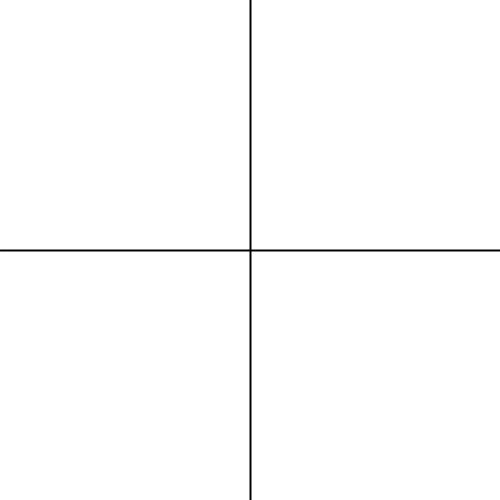
Frame 1 (no input)
Frame 60 (the mouse pressed at the canvas centre just before this capture): identical to frame 1, image omitted
Frame 120 (the mouse held since frame 60 and released just before this capture): identical to frame 1, image omitted

The Processing sketch that drew this single still picture (run headless with seeded random() and noise(); from frame 60 on, the mouse is pressed at the canvas centre):

// Processing sketch: OrdenaPonto
// ── OrdenaPonto.pde
void setup(){
  size(500, 500);
  background(255);
  stroke(0);
  strokeWeight(2);
  line(0, width / 2, height, width / 2);
  line(height / 2, 0, height / 2, width);
}

void draw(){
}

void mousePressed(){
  int n = (int) map(mouseX, 1, width, 3, 50);
  float averageX = 0, averageY = 0;
  Ponto vetp[] = new Ponto[n];
  background(255);
  stroke(0);
  strokeWeight(2);
  line(0, width / 2, height, width / 2);
  line(height / 2, 0, height / 2, width);
  for (int i = 0; i < vetp.length; i++){
    vetp[i] = new Ponto(random(-250, 250), random(-250, 250), i);
    vetp[i].getAngle();
    averageX += vetp[i].x;
    averageY += vetp[i].y;
    vetp[i].display();
  }
  
  stroke(0, 255, 0);
  strokeWeight(1);
  for (int i = 0; i < vetp.length - 1; i++){
    line(vetp[i].x + 250, vetp[i].y + 250, vetp[i + 1].x + 250, vetp[i + 1].y + 250);  
  }
  line(vetp[vetp.length - 1].x + 250, vetp[vetp.length - 1].y + 250, vetp[0].x + 250, vetp[0].y + 250);
  
  averageX /= n;
  averageY /= n;
  
  for (int i = 0; i < vetp.length; i++){
    vetp[i].x -= averageX;
    vetp[i].y -= averageY;
    vetp[i].getAngle();
    vetp[i].x += averageX;
    vetp[i].y += averageY;
  }
  
  int c = 1;
  while(c > 0){
    c = 0;
    for (int i = 0; i < vetp.length - 1; i++){
      if (vetp[i].o < vetp[i + 1].o){
      Ponto aux = vetp[i];
      vetp[i] = vetp[i + 1];
      vetp[i + 1] = aux;
      c++;
      }
    } 
  }
  
  stroke(0, 0, 255);
  strokeWeight(2);
  for (int i = 0; i < vetp.length - 1; i++){
    line(vetp[i].x + 250, vetp[i].y + 250, vetp[i + 1].x + 250, vetp[i + 1].y + 250);  
  }
  line(vetp[vetp.length - 1].x + 250, vetp[vetp.length - 1].y + 250, vetp[0].x + 250, vetp[0].y + 250);
    
}
// ── Ponto.pde
class Ponto{
  float x, y, o;
  int index;
  
  Ponto(float x_, float y_, int i_){
    x = x_;
    y = y_;
    index = i_ + 1;
  }
  
  void getAngle(){
    o = x / sqrt(x*x + y*y);
    o = acos(o) * 180 / PI;
      if (y < 0) {
      o = 360 - o;
      }
  }
  
  void display(){
  ellipseMode(CENTER);
  fill(255, 0, 0);
  noStroke();
  ellipse(x + 250, y + 250, 10, 10);
  int len = 16;
  textSize(len);
  text(index, x + 250, y + 250);
  }
  
}
